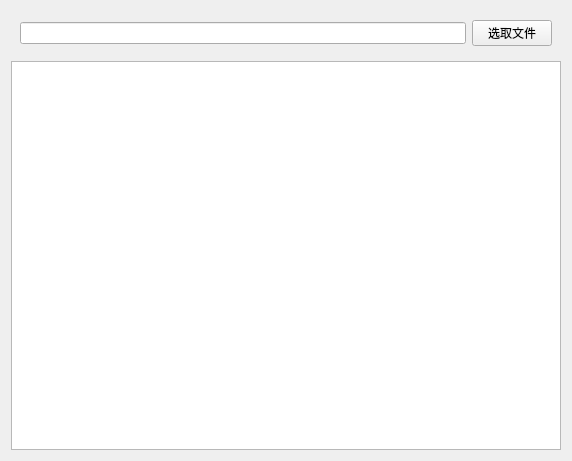
<?xml version="1.0" encoding="UTF-8"?>
<ui version="4.0">
 <class>Widget</class>
 <widget class="QWidget" name="Widget">
  <property name="geometry">
   <rect>
    <x>0</x>
    <y>0</y>
    <width>572</width>
    <height>461</height>
   </rect>
  </property>
  <property name="windowTitle">
   <string>Widget</string>
  </property>
  <layout class="QVBoxLayout" name="verticalLayout">
   <item>
    <widget class="QWidget" name="widget" native="true">
     <layout class="QHBoxLayout" name="horizontalLayout">
      <item>
       <widget class="QLineEdit" name="lineEdit"/>
      </item>
      <item>
       <widget class="QPushButton" name="pushButton">
        <property name="text">
         <string>选取文件</string>
        </property>
       </widget>
      </item>
     </layout>
    </widget>
   </item>
   <item>
    <widget class="QTextEdit" name="textEdit"/>
   </item>
  </layout>
 </widget>
 <resources/>
 <connections/>
</ui>
